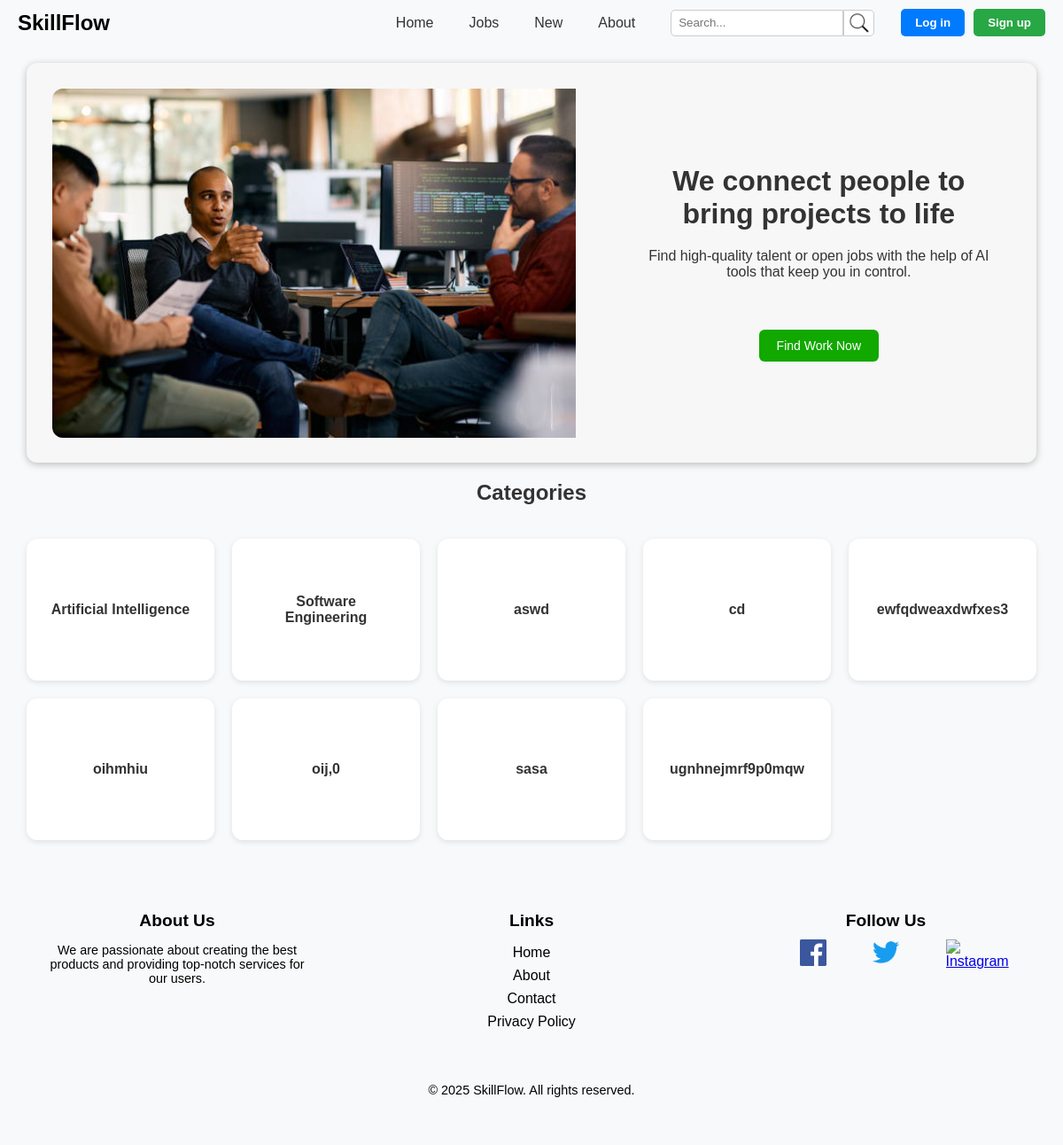
The page /Pages/index.php on the database as committed earlier.
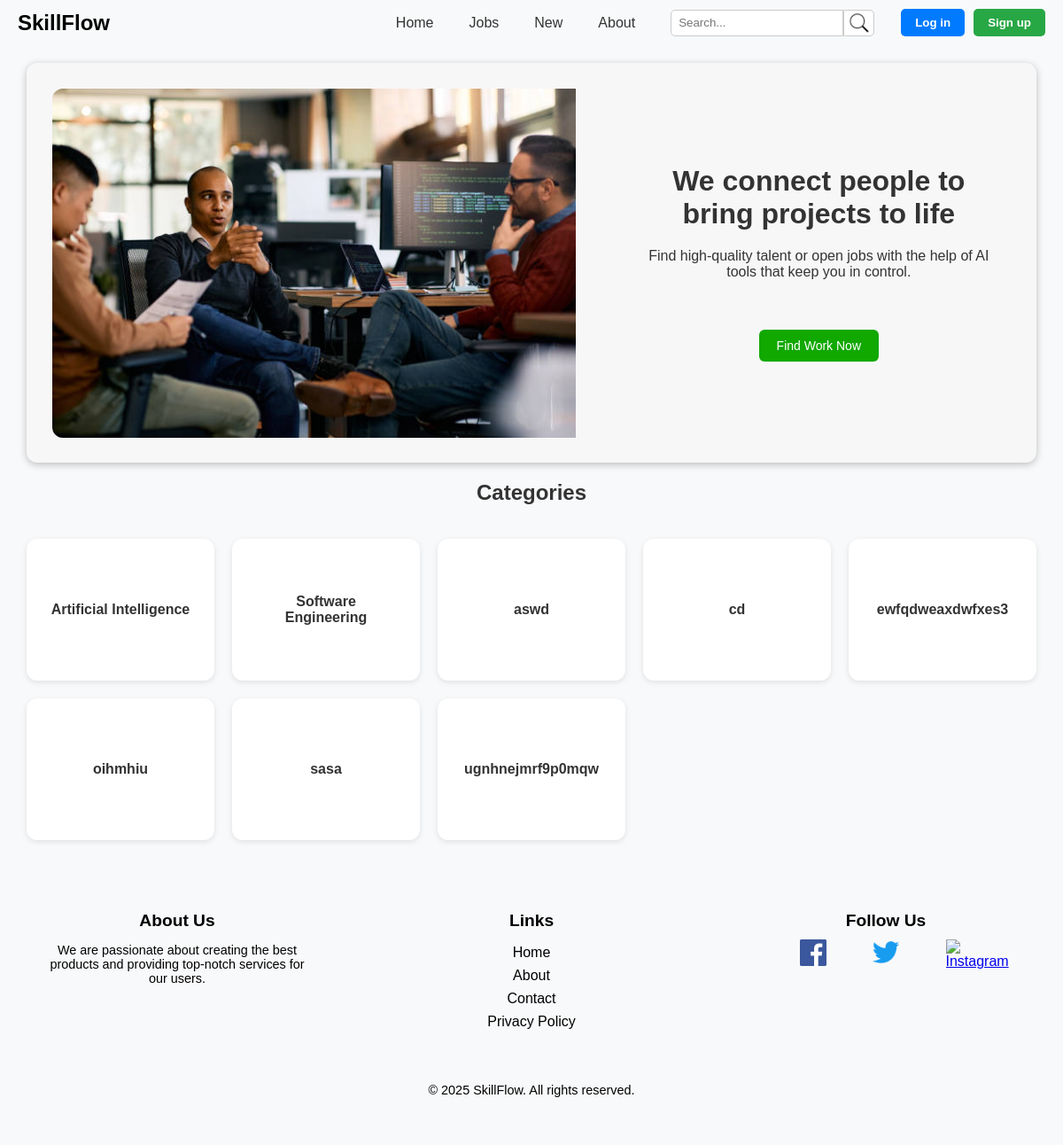
The same page on the database as committed later.
### tables this page shows
CREATE TABLE "Category" (
    id INTEGER PRIMARY KEY AUTOINCREMENT NOT NULL,
    name TEXT NOT NULL,
    description TEXT NOT NULL
);

### Pages/index.php (the view, shortened to what this page needs)
<?php
  require_once('../Templates/common_template.php');
  $db = getDatabaseConnection();
  $stmt = $db->query("SELECT name FROM Category ORDER BY name");
  $categories = $stmt->fetchAll(PDO::FETCH_ASSOC);
?>
<!DOCTYPE html>
<html lang="en">
<head>
  <link rel="stylesheet" href="../css/index.css">
  <link rel="stylesheet" href="../css/navbar.css">
  <link rel="stylesheet" href="../css/footer.css">
</head>
<body>
  <div class="container">
    <div class="image-section">
      <img src="../assets/images/team.jpg" alt="Team Image">
    </div>
    <div class="text-section">
      <h1>We connect people to bring projects to life </h1>
      <p>Find high-quality talent or open jobs with the help of AI tools that keep you in control.</p> <br><br>
      <a href="jobs.php">
        <button>Find Work Now</button>
      </a>
    </div>
  </div>
  <section class="categories-section">
  <h2>Categories</h2> <br>
  <div class="categories-grid">
    <?php foreach ($categories as $category):
      $name = htmlspecialchars($category['name']);
    ?>
      <form action="jobs_by_category.php" method="get" class="category-card">
        <button type="submit" style="width: 100%; height: 100%; border:none; background:none;">
          <span><?= $name ?></span>
        </button>
      </form>
    <?php endforeach; ?>
  </div>
</section>
</body>
</html>

Rows that differ between the two databases and show on the page:
removed category: name "oij,0"
